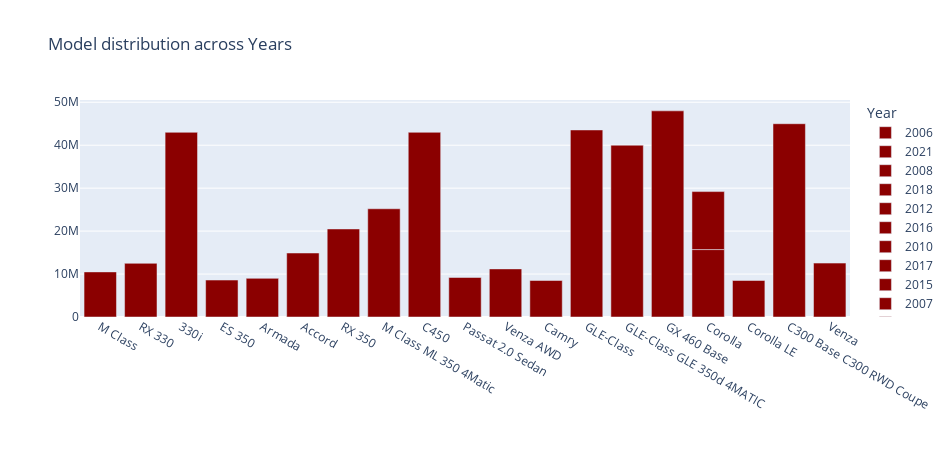

Notebook cell for this chart:
### Markdown cell above
#### Model Distribution

### Code cell
modl_dist= px.bar(df,x='Model',y='Price',color='Year',title='Model distribution across Years',
              color_discrete_sequence=['#8B0000'])
modl_dist.update_layout(width=950,height=450)
modl_dist.update_layout(xaxis_title="",yaxis_title="")
modl_dist.show()

### Figure 1 — Plotly figure (JSON) as saved in the notebook; plotly's stock layout.template omitted (floating-point values rounded to 4 significant figures)
{"data": [{"alignmentgroup": "True", "hovertemplate": "Year=2006<br>Model=%{x}<br>Price=%{y}<extra></extra>", "legendgroup": "2006", "marker": {"color": "#8B0000", "pattern": {"shape": ""}}, "name": "2006", "offsetgroup": "2006", "orientation": "v", "showlegend": true, "textposition": "auto", "type": "bar", "x": ["M Class", "RX 330"], "xaxis": "x", "y": [10500000, 12500000], "yaxis": "y"}, {"alignmentgroup": "True", "hovertemplate": "Year=2021<br>Model=%{x}<br>Price=%{y}<extra></extra>", "legendgroup": "2021", "marker": {"color": "#8B0000", "pattern": {"shape": ""}}, "name": "2021", "offsetgroup": "2021", "orientation": "v", "showlegend": true, "textposition": "auto", "type": "bar", "x": ["330i"], "xaxis": "x", "y": [43000000], "yaxis": "y"}, {"alignmentgroup": "True", "hovertemplate": "Year=2008<br>Model=%{x}<br>Price=%{y}<extra></extra>", "legendgroup": "2008", "marker": {"color": "#8B0000", "pattern": {"shape": ""}}, "name": "2008", "offsetgroup": "2008", "orientation": "v", "showlegend": true, "textposition": "auto", "type": "bar", "x": ["ES 350", "Armada"], "xaxis": "x", "y": [8600000, 9000000], "yaxis": "y"}, {"alignmentgroup": "True", "hovertemplate": "Year=2018<br>Model=%{x}<br>Price=%{y}<extra></extra>", "legendgroup": "2018", "marker": {"color": "#8B0000", "pattern": {"shape": ""}}, "name": "2018", "offsetgroup": "2018", "orientation": "v", "showlegend": true, "textposition": "auto", "type": "bar", "x": ["Accord"], "xaxis": "x", "y": [14900000], "yaxis": "y"}, {"alignmentgroup": "True", "hovertemplate": "Year=2012<br>Model=%{x}<br>Price=%{y}<extra></extra>", "legendgroup": "2012", "marker": {"color": "#8B0000", "pattern": {"shape": ""}}, "name": "2012", "offsetgroup": "2012", "orientation": "v", "showlegend": true, "textposition": "auto", "type": "bar", "x": ["RX 350", "M Class ML 350 4Matic"], "xaxis": "x", "y": [20500000, 25200000], "yaxis": "y"}, {"alignmentgroup": "True", "hovertemplate": "Year=2016<br>Model=%{x}<br>Price=%{y}<extra></extra>", "legendgroup": "2016", "marker": {"color": "#8B0000", "pattern": {"shape": ""}}, "name": "2016", "offsetgroup": "2016", "orientation": "v", "showlegend": true, "textposition": "auto", "type": "bar", "x": ["C450"], "xaxis": "x", "y": [43000000], "yaxis": "y"}, {"alignmentgroup": "True", "hovertemplate": "Year=2010<br>Model=%{x}<br>Price=%{y}<extra></extra>", "legendgroup": "2010", "marker": {"color": "#8B0000", "pattern": {"shape": ""}}, "name": "2010", "offsetgroup": "2010", "orientation": "v", "showlegend": true, "textposition": "auto", "type": "bar", "x": ["Passat 2.0 Sedan", "Venza AWD", "Camry"], "xaxis": "x", "y": [9200000, 11200000, 8500000], "yaxis": "y"}, {"alignmentgroup": "True", "hovertemplate": "Year=2017<br>Model=%{x}<br>Price=%{y}<extra></extra>", "legendgroup": "2017", "marker": {"color": "#8B0000", "pattern": {"shape": ""}}, "name": "2017", "offsetgroup": "2017", "orientation": "v", "showlegend": true, "textposition": "auto", "type": "bar", "x": ["GLE-Class", "GLE-Class GLE 350d 4MATIC"], "xaxis": "x", "y": [43550000, 40000000], "yaxis": "y"}, {"alignmentgroup": "True", "hovertemplate": "Year=2015<br>Model=%{x}<br>Price=%{y}<extra></extra>", "legendgroup": "2015", "marker": {"color": "#8B0000", "pattern": {"shape": ""}}, "name": "2015", "offsetgroup": "2015", "orientation": "v", "showlegend": true, "textposition": "auto", "type": "bar", "x": ["GX 460 Base", "Corolla"], "xaxis": "x", "y": [48000000, 15700000], "yaxis": "y"}, {"alignmentgroup": "True", "hovertemplate": "Year=2007<br>Model=%{x}<br>Price=%{y}<extra></extra>", "legendgroup": "2007", "marker": {"color": "#8B0000", "pattern": {"shape": ""}}, "name": "2007", "offsetgroup": "2007", "orientation": "v", "showlegend": true, "textposition": "auto", "type": "bar", "x": ["Corolla LE"], "xaxis": "x", "y": [8500000], "yaxis": "y"}, {"alignmentgroup": "True", "hovertemplate": "Year=2013<br>Model=%{x}<br>Price=%{y}<extra></extra>", "legendgroup": "2013", "marker": {"color": "#8B0000", "pattern": {"shape": ""}}, "name": "2013", "offsetgroup": "2013", "orientation": "v", "showlegend": true, "textposition": "auto", "type": "bar", "x": ["Corolla"], "xaxis": "x", "y": [13500000], "yaxis": "y"}, {"alignmentgroup": "True", "hovertemplate": "Year=2019<br>Model=%{x}<br>Price=%{y}<extra></extra>", "legendgroup": "2019", "marker": {"color": "#8B0000", "pattern": {"shape": ""}}, "name": "2019", "offsetgroup": "2019", "orientation": "v", "showlegend": true, "textposition": "auto", "type": "bar", "x": ["C300 Base C300 RWD Coupe"], "xaxis": "x", "y": [45000000], "yaxis": "y"}, {"alignmentgroup": "True", "hovertemplate": "Year=2011<br>Model=%{x}<br>Price=%{y}<extra></extra>", "legendgroup": "2011", "marker": {"color": "#8B0000", "pattern": {"shape": ""}}, "name": "2011", "offsetgroup": "2011", "orientation": "v", "showlegend": true, "textposition": "auto", "type": "bar", "x": ["Venza"], "xaxis": "x", "y": [12550000], "yaxis": "y"}], "layout": {"barmode": "relative", "height": 450, "legend": {"title": {"text": "Year"}, "tracegroupgap": 0}, "title": {"text": "Model distribution across Years"}, "width": 950, "xaxis": {"anchor": "y", "domain": [0, 1], "title": {"text": ""}}, "yaxis": {"anchor": "x", "domain": [0, 1], "title": {"text": ""}}}}
